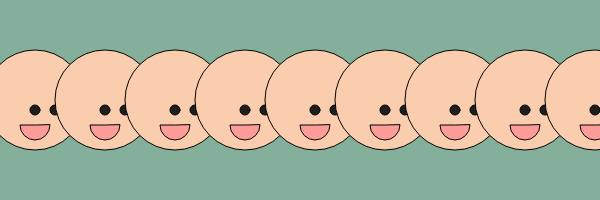
Frame 1 (no input)
Frame 60 (no input): identical to frame 1, image omitted
Frame 120 (the mouse pressed at the canvas centre since frame 60): identical to frame 1, image omitted

The p5.js sketch that drew this single still picture (run headless with seeded random() and noise() and a simulated clock; from frame 60 on, the mouse is pressed at the canvas centre):

// p5.js sketch
// ── sketch.js
function setup() { 
 	createCanvas(600, 200);
} 

function draw() { 
 	background(131, 175, 155);

 	for (var x = 35; x < width + 70; x += 70) {
	   drawHappyFace(x, 100);
	}
	 
}

function drawHappyFace(x, y){
  push();
  translate(x,y);
  //Face
  fill(249,205,173);//rosy beige
  ellipse(0, 0, 100, 100);

  //Eye 1
  fill(30);//dark gray
  ellipse(0, 10, 10, 10);

  //Eye 2
  ellipse(20, 10, 10, 10);

  //Mouth
  fill(252,157,154);//light pink
  arc(0, 25, 30, 30, 0, radians(180), PIE); 
  pop();
}
